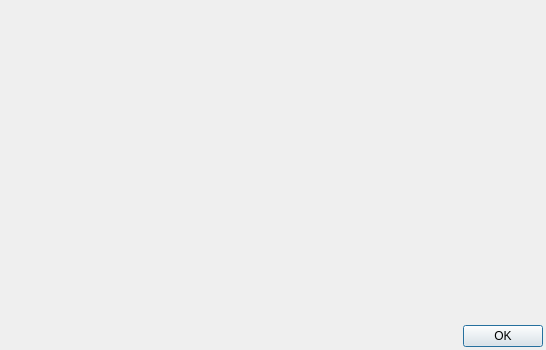
<?xml version="1.0" encoding="UTF-8"?>
<ui version="4.0">
 <class>DialogAbout</class>
 <widget class="QDialog" name="DialogAbout">
  <property name="geometry">
   <rect>
    <x>0</x>
    <y>0</y>
    <width>546</width>
    <height>350</height>
   </rect>
  </property>
  <property name="windowTitle">
   <string>About</string>
  </property>
  <layout class="QVBoxLayout" name="verticalLayout">
   <property name="leftMargin">
    <number>3</number>
   </property>
   <property name="topMargin">
    <number>3</number>
   </property>
   <property name="rightMargin">
    <number>3</number>
   </property>
   <property name="bottomMargin">
    <number>3</number>
   </property>
   <item>
    <widget class="QFrame" name="horizontalFrame">
     <layout class="QHBoxLayout" name="horizontalLayout">
      <property name="leftMargin">
       <number>3</number>
      </property>
      <property name="topMargin">
       <number>3</number>
      </property>
      <property name="rightMargin">
       <number>3</number>
      </property>
      <property name="bottomMargin">
       <number>3</number>
      </property>
      <item>
       <layout class="QVBoxLayout" name="verticalLayout_2">
        <property name="sizeConstraint">
         <enum>QLayout::SizeConstraint::SetMinimumSize</enum>
        </property>
        <property name="leftMargin">
         <number>11</number>
        </property>
        <property name="topMargin">
         <number>11</number>
        </property>
        <property name="rightMargin">
         <number>11</number>
        </property>
        <property name="bottomMargin">
         <number>11</number>
        </property>
        <item>
         <widget class="QLabel" name="label_appIconPlaceholder">
          <property name="sizePolicy">
           <sizepolicy hsizetype="Fixed" vsizetype="Fixed">
            <horstretch>0</horstretch>
            <verstretch>0</verstretch>
           </sizepolicy>
          </property>
          <property name="minimumSize">
           <size>
            <width>96</width>
            <height>96</height>
           </size>
          </property>
          <property name="maximumSize">
           <size>
            <width>96</width>
            <height>96</height>
           </size>
          </property>
          <property name="text">
           <string/>
          </property>
          <property name="alignment">
           <set>Qt::AlignmentFlag::AlignCenter</set>
          </property>
         </widget>
        </item>
       </layout>
      </item>
      <item>
       <layout class="QVBoxLayout" name="verticalLayout_labels">
        <property name="spacing">
         <number>0</number>
        </property>
        <property name="sizeConstraint">
         <enum>QLayout::SizeConstraint::SetDefaultConstraint</enum>
        </property>
        <property name="leftMargin">
         <number>7</number>
        </property>
        <property name="topMargin">
         <number>7</number>
        </property>
        <property name="rightMargin">
         <number>7</number>
        </property>
        <property name="bottomMargin">
         <number>7</number>
        </property>
       </layout>
      </item>
     </layout>
    </widget>
   </item>
   <item>
    <widget class="QDialogButtonBox" name="buttonBox">
     <property name="orientation">
      <enum>Qt::Orientation::Horizontal</enum>
     </property>
     <property name="standardButtons">
      <set>QDialogButtonBox::StandardButton::Ok</set>
     </property>
    </widget>
   </item>
  </layout>
 </widget>
 <resources/>
 <connections>
  <connection>
   <sender>buttonBox</sender>
   <signal>accepted()</signal>
   <receiver>DialogAbout</receiver>
   <slot>accept()</slot>
   <hints>
    <hint type="sourcelabel">
     <x>248</x>
     <y>254</y>
    </hint>
    <hint type="destinationlabel">
     <x>157</x>
     <y>274</y>
    </hint>
   </hints>
  </connection>
  <connection>
   <sender>buttonBox</sender>
   <signal>rejected()</signal>
   <receiver>DialogAbout</receiver>
   <slot>reject()</slot>
   <hints>
    <hint type="sourcelabel">
     <x>316</x>
     <y>260</y>
    </hint>
    <hint type="destinationlabel">
     <x>286</x>
     <y>274</y>
    </hint>
   </hints>
  </connection>
 </connections>
</ui>
